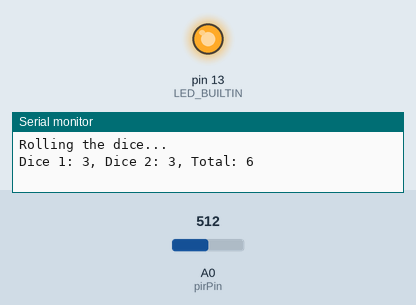
A sketch run on a simulated Arduino Uno, built for the host (arithmetic inside an expression is 32-bit, double 64-bit). On the bench: output pins drawn as LEDs (lit = HIGH), the last lines printed to the serial monitor. Inputs (shaded band) come from the test bench; at power-on: A0 (pirPin) = 512. Random numbers use the default seed unless the sketch sets one.

Above: at 1.2 s.
1.3 s: A0 (pirPin) set to 317
2.8 s: A0 (pirPin) set to 291
At 3.3 s:
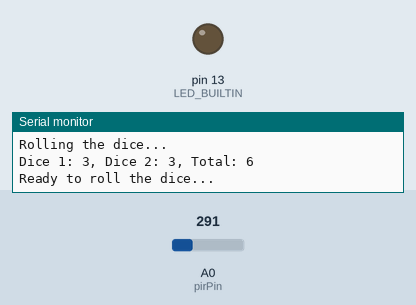
4.3 s: A0 (pirPin) set to 306
At 5.5 s:
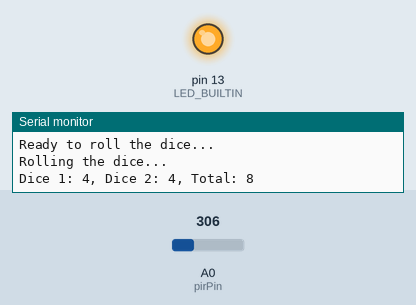
5.8 s: A0 (pirPin) set to 290
At 6.8 s:
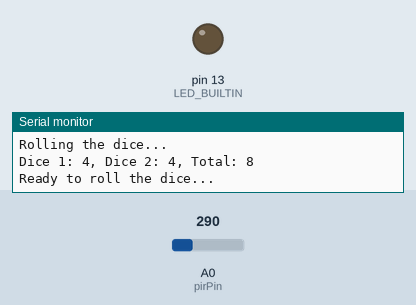
Timing chart, 0 to 8.3 s (numbered marks = the images above; inputs shaded):
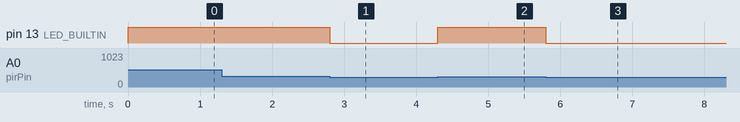

The sketch:

Dice.ino
```cpp
#ifdef abs
#undef abs
#endif

#include <random>

// --- 設定 ---
constexpr int pirPin = A0;
constexpr int pirThreshold = 300;
bool isHandDetected = false;

// C++ の乱数生成器
std::mt19937 rng;
std::uniform_int_distribution<int> dice_dist(1, 6);

// --- セットアップ ---
void setup() {
	pinMode(LED_BUILTIN, OUTPUT);
	Serial.begin(9600);
	// while (!Serial);

	// ハードウェア乱数生成器(TRNG)を乱数のシード（種）にする
	rng.seed(random());
}

// --- メインループ ---
void loop() {
	int pirValue = analogRead(pirPin);
	bool isCurrentlyDetected = pirValue > pirThreshold;

	// 手をかざした瞬間を検知
	if (isCurrentlyDetected && !isHandDetected) {
		isHandDetected = true;
		digitalWrite(LED_BUILTIN, HIGH); // 検知したことを LED で示す
		rollDice();
	}
	// 手が離れた瞬間を検知
	else if (!isCurrentlyDetected && isHandDetected) {
		isHandDetected = false;
		digitalWrite(LED_BUILTIN, LOW);
		Serial.println("Ready to roll the dice...");
	}
}

// --- サイコロを振る関数 ---
void rollDice() {
	Serial.println("\nRolling the dice...");
	int dice1 = dice_dist(rng);
	int dice2 = dice_dist(rng);

	Serial.print("Dice 1: ");
	Serial.print(dice1);
	Serial.print(", Dice 2: ");
	Serial.print(dice2);
	Serial.print(", Total: ");
	Serial.println(dice1 + dice2);
}
```

Measured:
- the behaviour switches between 301 and 300 on A0 (pirPin) (found by bisection; images 0 and 1)
- after the input at 1.3 s, every drawn part: stays the same
- after the input at 2.8 s, pin 13 (LED_BUILTIN): HIGH → LOW at once
- after the input at 4.3 s, pin 13 (LED_BUILTIN): LOW → HIGH at once
- after the input at 5.8 s, pin 13 (LED_BUILTIN): HIGH → LOW at once
